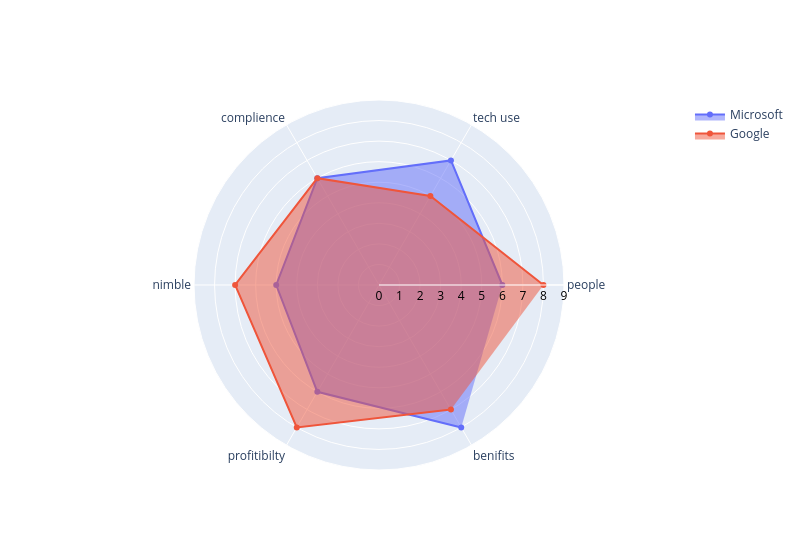

The code cell stored with this chart in its notebook:
### Code cell
import plotly.graph_objects as go

fig=go.Figure()

fig.update_layout(
    width=800,  
    height=550,  
    polar=dict(radialaxis=dict(visible=True,range=[0,9],color="black")),showlegend=True
)

fig.add_trace(go.Scatterpolar(r=data['r1'],theta=data['theta'],fill='toself',name="Microsoft"))
fig.add_trace(go.Scatterpolar(r=data['r2'],theta=data['theta'],fill='toself',name="Google"))

### Figure 1 — Plotly figure (JSON) as saved in the notebook; plotly's stock layout.template omitted (floating-point values rounded to 4 significant figures)
{"data": [{"fill": "toself", "name": "Microsoft", "r": [6, 7, 6, 5, 6, 8], "theta": ["people", "tech use", "complience", "nimble", "profitibilty", "benifits"], "type": "scatterpolar"}, {"fill": "toself", "name": "Google", "r": [8, 5, 6, 7, 8, 7], "theta": ["people", "tech use", "complience", "nimble", "profitibilty", "benifits"], "type": "scatterpolar"}], "layout": {"dragmode": "lasso", "height": 550, "polar": {"angularaxis": {"type": "category"}, "radialaxis": {"autorange": false, "color": "black", "range": [0, 9], "type": "linear", "visible": true}}, "showlegend": true, "width": 800}}
